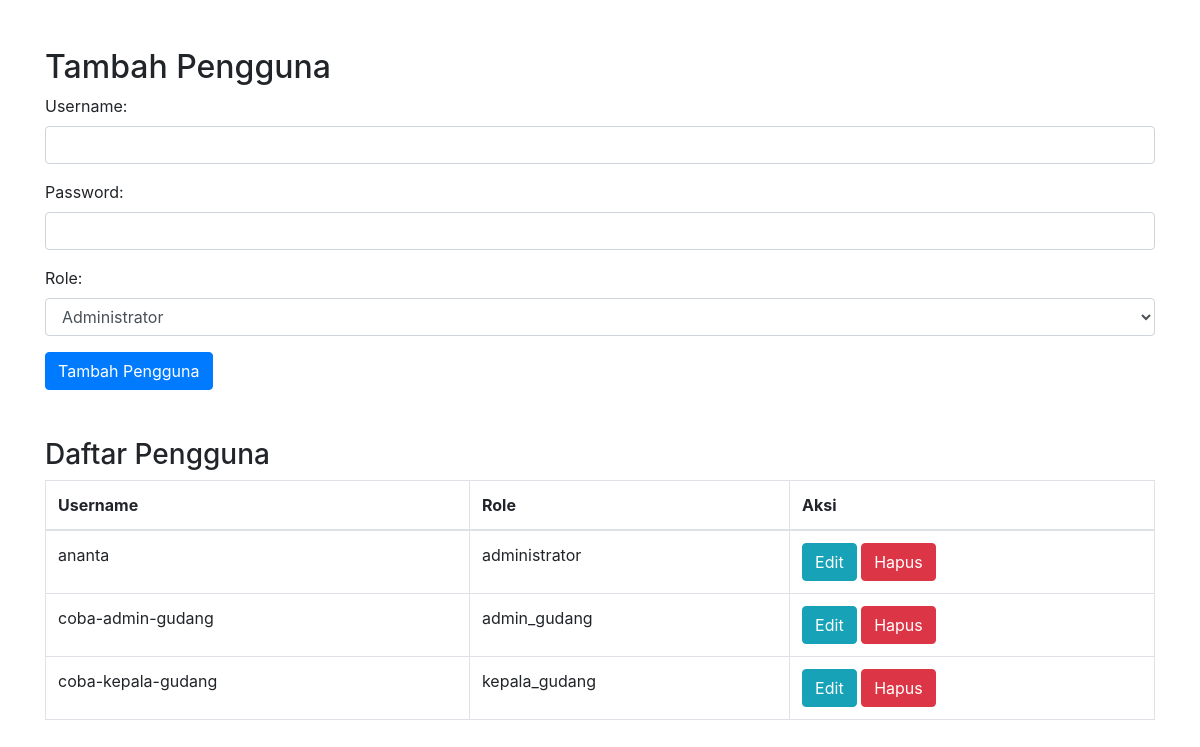
/add_user.php, run on the app's committed database.
### tables this page shows
CREATE TABLE `users` (
  `id` int(11) NOT NULL,
  `username` varchar(50) NOT NULL,
  `password` varchar(255) NOT NULL,
  `role` enum('administrator','kepala_gudang','petugas_qc','admin_gudang') DEFAULT NULL,
  `izin_akses` text DEFAULT NULL
);

### add_user.php (the view, shortened to what this page needs)
<?php
require 'belanja/db.php';
$users = $pdo->query("SELECT * FROM users")->fetchAll(PDO::FETCH_ASSOC);
?>
<!DOCTYPE html>
<html lang="en">
<head>
    <link href="https://stackpath.bootstrapcdn.com/bootstrap/4.3.1/css/bootstrap.min.css" rel="stylesheet">
</head>
<body>
<div class="container mt-5">
    <h2>Tambah Pengguna</h2>
    <form method="POST" action="">
        <div class="form-group">
            <label for="username">Username:</label>
            <input type="text" class="form-control" id="username" name="username" required>
        </div>
        <div class="form-group">
            <label for="password">Password:</label>
            <input type="password" class="form-control" id="password" name="password" required>
        </div>
        <div class="form-group">
            <label for="role">Role:</label>
            <select class="form-control" id="role" name="role">
                <option value="administrator">Administrator</option>
            </select>
        </div>
        <button type="submit" class="btn btn-primary">Tambah Pengguna</button>
    </form>
    <h3 class="mt-5">Daftar Pengguna</h3>
    <table class="table table-bordered">
        <thead>
            <tr>
                <th>Username</th>
                <th>Role</th>
                <th>Aksi</th>
            </tr>
        </thead>
        <tbody>
            <?php foreach ($users as $user): ?>
            <tr>
                <td><?= htmlspecialchars($user['username']); ?></td>
                <td><?= htmlspecialchars($user['role']); ?></td>
                <td>
                    <a href="edit_user.php?id=<?= $user['id']; ?>" class="btn btn-info">Edit</a>
                    <a href="delete_user.php?id=<?= $user['id']; ?>" class="btn btn-danger">Hapus</a>
                </td>
            </tr>
            <?php endforeach; ?>
        </tbody>
    </table>
</div>
</body>
</html>

### data on the page
users: username "ananta", role "administrator"
users: username "coba-admin-gudang", role "admin_gudang"
users: username "coba-kepala-gudang", role "kepala_gudang"
